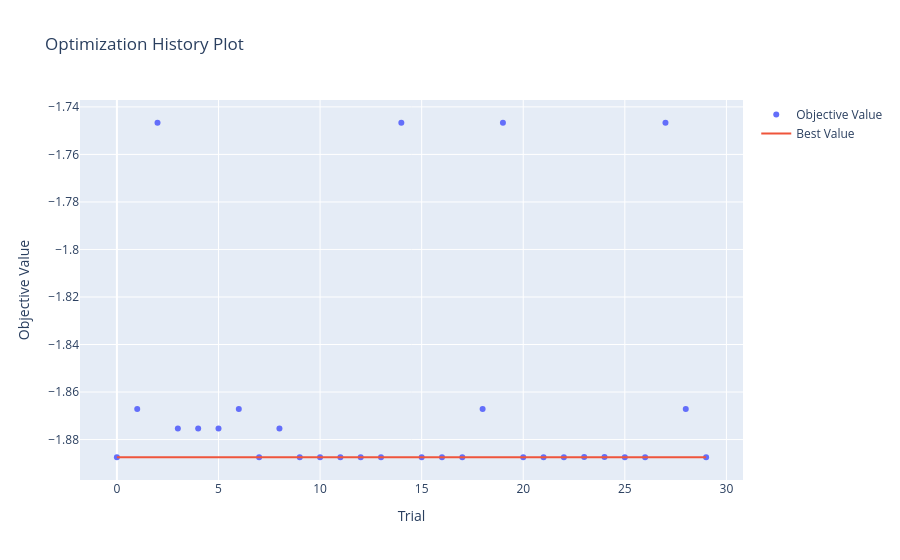

The cell this chart's notebook holds for it:
### Markdown cell above
探索の結果、fccサイトが最も安定であることがわかりました。これは[Atomistic Simulation Tutorialの3.3節](https://docs.matlantis.com/atomistic-simulation-tutorial/ja/3_3_slab_adsorption_energy.html)で得た結果と一致しています。

Optunaには豊富な可視化機能が実装されており、探索の過程を可視化したり、探索した構造を定めるパラメータ（今回は吸着サイト）ごとに吸着エネルギーに対する寄与の分布を可視化することができます。

### Code cell
optuna.visualization.plot_optimization_history(study)

### Figure 1 — Plotly figure (JSON) as saved in the notebook; plotly's stock layout.template omitted (floating-point values rounded to 4 significant figures)
{"data": [{"mode": "markers", "name": "Objective Value", "type": "scatter", "x": [0, 1, 2, 3, 4, 5, 6, 7, 8, 9, 10, 11, 12, 13, 14, 15, 16, 17, 18, 19, 20, 21, 22, 23, 24, 25, 26, 27, 28, 29], "y": [-1.887, -1.867, -1.747, -1.875, -1.875, -1.875, -1.867, -1.887, -1.875, -1.887, -1.887, -1.887, -1.887, -1.887, -1.747, -1.887, -1.887, -1.887, -1.867, -1.747, -1.887, -1.887, -1.887, -1.887, -1.887, -1.887, -1.887, -1.747, -1.867, -1.887]}, {"name": "Best Value", "type": "scatter", "x": [0, 1, 2, 3, 4, 5, 6, 7, 8, 9, 10, 11, 12, 13, 14, 15, 16, 17, 18, 19, 20, 21, 22, 23, 24, 25, 26, 27, 28, 29], "y": [-1.887, -1.887, -1.887, -1.887, -1.887, -1.887, -1.887, -1.887, -1.887, -1.887, -1.887, -1.887, -1.887, -1.887, -1.887, -1.887, -1.887, -1.887, -1.887, -1.887, -1.887, -1.887, -1.887, -1.887, -1.887, -1.887, -1.887, -1.887, -1.887, -1.887]}], "layout": {"autosize": true, "title": {"text": "Optimization History Plot"}, "xaxis": {"autorange": true, "range": [-1.803, 30.8], "title": {"text": "Trial"}, "type": "linear"}, "yaxis": {"autorange": true, "range": [-1.899, -1.735], "title": {"text": "Objective Value"}, "type": "linear"}}}
